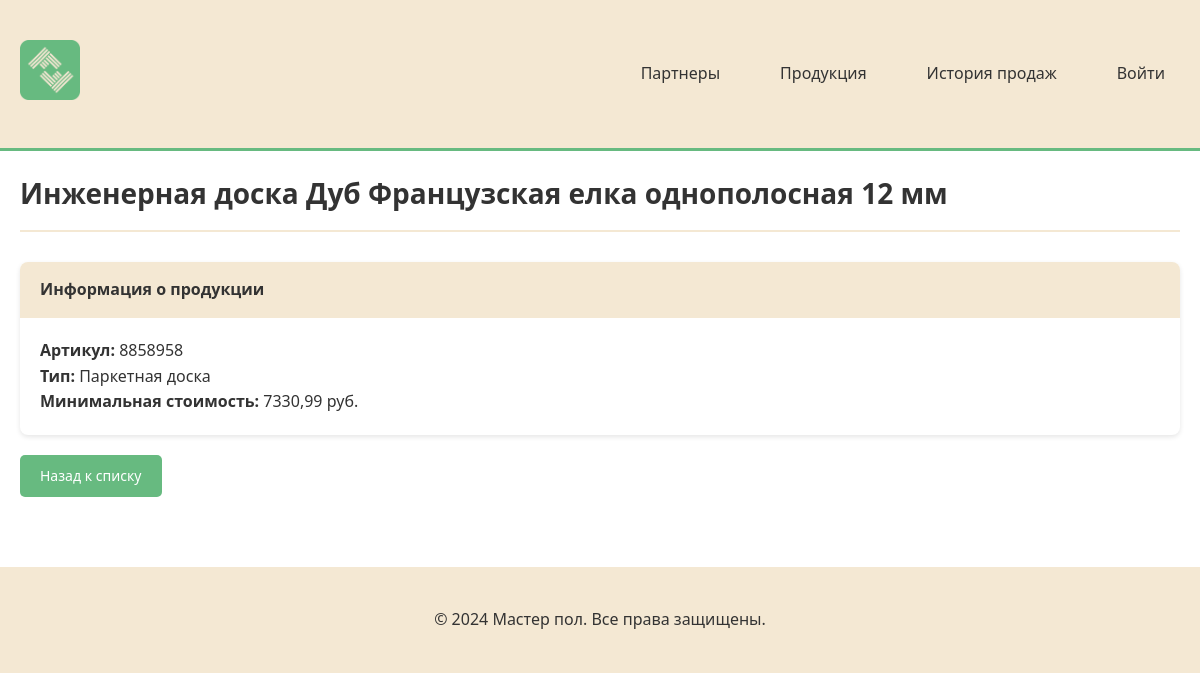
Screenshot of /products/2/ with the database file from the repository.
### main/models.py (models this page shows, shortened)
class Product(models.Model):
    product_type = models.ForeignKey(ProductType, on_delete=models.PROTECT, verbose_name='Тип продукции')
    name = models.CharField(max_length=255, verbose_name='Наименование продукции')
    article = models.CharField(max_length=50, unique=True, verbose_name='Артикул')
    min_price = models.DecimalField(max_digits=12, decimal_places=2, verbose_name='Минимальная стоимость для партнера')
    description = models.TextField(blank=True, verbose_name='Описание')
    image = models.ImageField(upload_to='products/', blank=True, null=True, verbose_name='Изображение')
    length = models.DecimalField(max_digits=10, decimal_places=2, blank=True, null=True, verbose_name='Длина упаковки')
    width = models.DecimalField(max_digits=10, decimal_places=2, blank=True, null=True, verbose_name='Ширина упаковки')
    height = models.DecimalField(max_digits=10, decimal_places=2, blank=True, null=True, verbose_name='Высота упаковки')
    weight_without_pack = models.DecimalField(max_digits=10, decimal_places=3, blank=True, null=True, verbose_name='Вес без упаковки')
    weight_with_pack = models.DecimalField(max_digits=10, decimal_places=3, blank=True, null=True, verbose_name='Вес с упаковкой')
    production_time = models.IntegerField(blank=True, null=True, verbose_name='Время изготовления (мин)')
    cost_price = models.DecimalField(max_digits=12, decimal_places=2, blank=True, null=True, verbose_name='Себестоимость')
    class Meta:
        verbose_name = 'Продукция'
        verbose_name_plural = 'Продукция'
        ordering = ['name']

class ProductType(models.Model):
    name = models.CharField(max_length=100, unique=True, verbose_name='Тип продукции')
    coefficient = models.DecimalField(max_digits=5, decimal_places=2, verbose_name='Коэффициент типа продукции')
    class Meta:
        verbose_name = 'Тип продукции'
        verbose_name_plural = 'Типы продукции'

### main/views.py (the view)
# urls.py: path('products/<int:pk>/', views.product_detail, name='product_detail'),
def product_detail(request, pk):
    product = get_object_or_404(Product, pk=pk)
    return render(request, 'main/product_detail.html', {'product': product})

### templates/main/product_detail.html (shortened to what this page needs)
{% extends 'base.html' %}
{% block content %}
<div class="page-title">
    <h1>{{ product.name }}</h1>
</div>
<div class="card">
    <div class="card-header">Информация о продукции</div>
    <p><strong>Артикул:</strong> {{ product.article }}</p>
    <p><strong>Тип:</strong> {{ product.product_type.name }}</p>
    <p><strong>Минимальная стоимость:</strong> {{ product.min_price }} руб.</p>
</div>
<a href="{% url 'product_list' %}" class="btn">Назад к списку</a>
{% endblock %}

### static/css/style.css (style rules this page uses)
* { margin: 0; padding: 0; box-sizing: border-box; }
body { font-family: 'Segoe UI', Tahoma, Geneva, Verdana, sans-serif; background-color: #FFFFFF; color: #333; line-height: 1.6; }
.btn { display: inline-block; padding: 10px 20px; background-color: #67BA80; color: white; text-decoration: none; border-radius: 5px; border: none; cursor: pointer; font-size: 14px; transition: background-color 0.3s; }
.card { background-color: white; border-radius: 8px; padding: 20px; margin-bottom: 20px; box-shadow: 0 2px 5px rgba(0,0,0,0.1); }
.card-header { background-color: #F4E8D3; margin: -20px -20px 20px -20px; padding: 15px 20px; border-radius: 8px 8px 0 0; font-weight: 600; }
.page-title { margin-bottom: 30px; padding-bottom: 15px; border-bottom: 2px solid #F4E8D3; }
.page-title h1 { color: #333; font-size: 28px; }

### rows the page displays
Product: name "Инженерная доска Дуб Французская елка однополосная 12 мм", article "8858958", product_type.name "Паркетная доска", min_price "7330,99"
